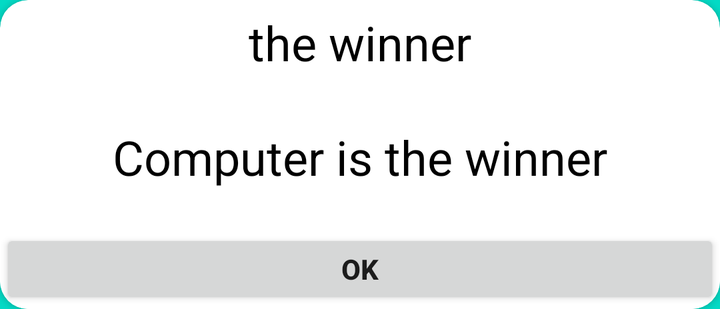
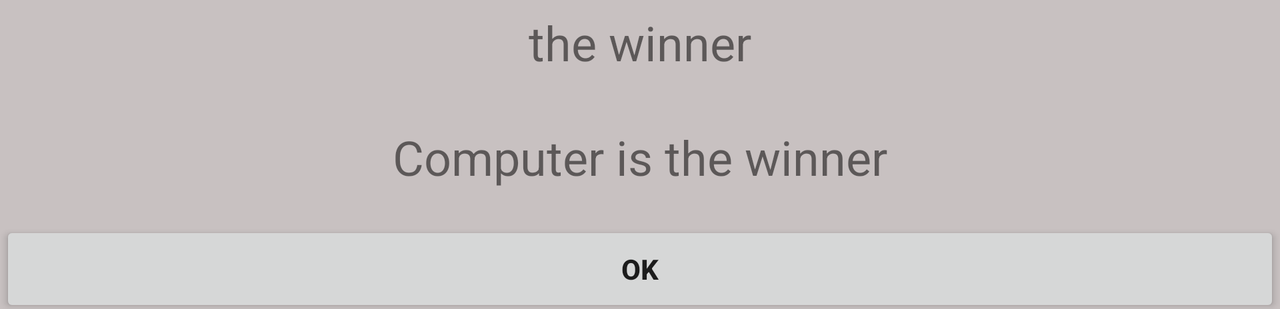

An Android layout and its configuration variant, each rendered on a device that would load it. The default file and the variant file are quoted in full after the pictures.
<!-- AndroidManifest.xml: application theme Theme.AppCompat.DayNight.NoActionBar -->
<!-- res/layout/popup_layout.xml -->
<?xml version="1.0" encoding="utf-8"?>
<LinearLayout xmlns:android="http://schemas.android.com/apk/res/android"
    xmlns:app="http://schemas.android.com/apk/res-auto"
    android:layout_width="match_parent"
    android:background="@color/teal_200"
    android:layout_height="wrap_content">

    <androidx.cardview.widget.CardView
        android:layout_width="match_parent"
        android:layout_height="wrap_content"
        android:background="@color/purple_200"
        android:padding="10dp"
        app:cardCornerRadius="14dp">

        <LinearLayout
            android:layout_width="match_parent"
            android:layout_height="wrap_content"
            android:orientation="vertical">

            <TextView
                android:id="@+id/messageTextView"
                android:layout_width="match_parent"
                android:layout_height="wrap_content"
                android:gravity="center"
                android:padding="5dp"
                android:text="@string/the_winner"
                android:textAlignment="center"
                android:textColor="@android:color/black"
                android:textSize="24sp" />

            <RelativeLayout
                android:layout_width="match_parent"
                android:layout_height="wrap_content"
                android:background="@color/white"
                android:orientation="vertical">

                <TextView
                    android:id="@+id/Winner"
                    android:layout_width="match_parent"
                    android:layout_height="wrap_content"
                    android:gravity="center"
                    android:text="Computer is the winner"
                    android:padding="10dp"
                    android:layout_margin="10dp"
                    android:textAlignment="center"
                    android:textColor="@android:color/black"
                    android:textSize="24sp" />

                <View
                    android:id="@+id/view"
                    android:layout_width="match_parent"
                    android:visibility="gone"
                    android:layout_height="1dp"
                    />

                <LinearLayout
                    android:layout_width="match_parent"
                    android:layout_height="40dp"
                    android:minHeight="40dp"
                    android:orientation="horizontal"
                    android:layout_below="@+id/Winner"
                    android:gravity="center">
                    <Button
                        android:id="@+id/okButton"
                        android:layout_width="match_parent"
                        android:layout_height="wrap_content"
                        android:textStyle="bold"
                        android:layout_gravity="center"
                        android:textSize="14sp"
                        android:text="OK" />

                </LinearLayout>

            </RelativeLayout>


        </LinearLayout>
    </androidx.cardview.widget.CardView>
</LinearLayout>
<!-- resources referenced by this layout -->
<resources>
  <color name="purple_200">#C00A48</color>
  <color name="teal_200">#FF03DAC5</color>
  <color name="white">#FFFFFFFF</color>
  <string name="the_winner">the winner</string>
</resources>
<!-- res/layout-land/popup_layout.xml (the repository's variant of the layout above) -->
<!-- drawn on the phone turned sideways -->
<?xml version="1.0" encoding="utf-8"?>
<LinearLayout xmlns:android="http://schemas.android.com/apk/res/android"
    xmlns:app="http://schemas.android.com/apk/res-auto"
    android:layout_width="match_parent"
    android:layout_height="wrap_content"
    android:background="#C8C1C1">

    <LinearLayout
        android:layout_width="match_parent"
        android:layout_height="wrap_content"
        android:orientation="vertical">

        <TextView
            android:id="@+id/messageTextView"
            android:layout_width="match_parent"
            android:layout_height="wrap_content"
            android:gravity="center"
            android:padding="5dp"
            android:text="@string/the_winner"
            android:textAlignment="center"
            android:textSize="24sp" />


        <TextView
            android:id="@+id/Winner"
            android:layout_width="match_parent"
            android:layout_height="wrap_content"
            android:layout_marginStart="10dp"
            android:layout_marginTop="10dp"
            android:layout_marginEnd="10dp"
            android:layout_marginBottom="10dp"
            android:gravity="center"
            android:padding="10dp"
            android:text="Computer is the winner"
            android:textAlignment="center"
            android:textSize="24sp" />


        <LinearLayout
            android:layout_width="match_parent"
            android:layout_height="40dp"
            android:layout_below="@+id/Winner"
            android:gravity="center"
            android:minHeight="40dp"
            android:orientation="horizontal">

            <Button
                android:id="@+id/okButton"
                android:layout_width="match_parent"
                android:layout_height="48dp"
                android:layout_gravity="center"
                android:text="OK"
                android:textSize="14sp"
                android:textStyle="bold" />

        </LinearLayout>


    </LinearLayout>
</LinearLayout>
<!-- resources referenced by the variant -->
<!-- as the phone turned sideways resolves them -->
<resources>
  <string name="the_winner">the winner</string>
</resources>
